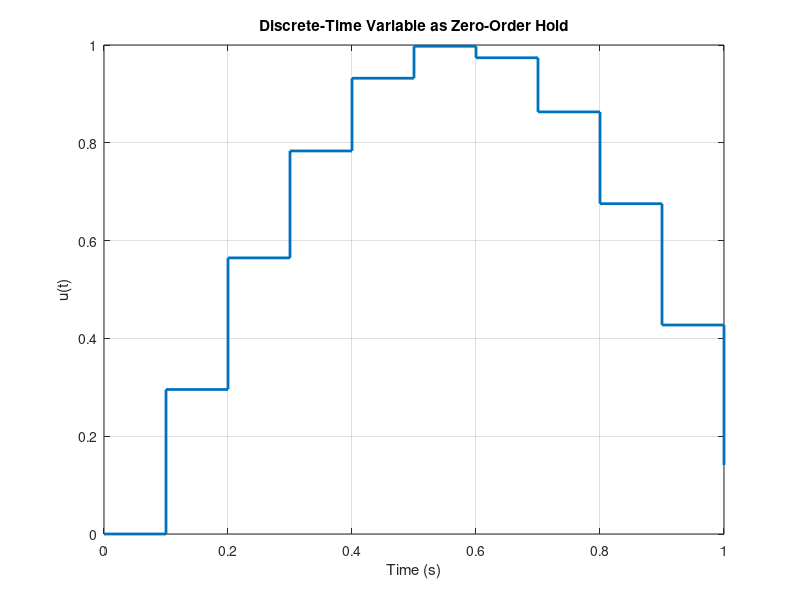

This chart was generated by the following MATLAB code:
% Sample data
k = 0:10;              % Discrete time indices
u = sin(0.3*k);        % Discrete data
Ts = 0.1;              % Sampling time

t = k * Ts;            % Map discrete time to continuous time

stairs(t, u, 'LineWidth', 2);  % ZOH-style plot
xlabel('Time (s)');
ylabel('u(t)');
title('Discrete-Time Variable as Zero-Order Hold');
grid on;